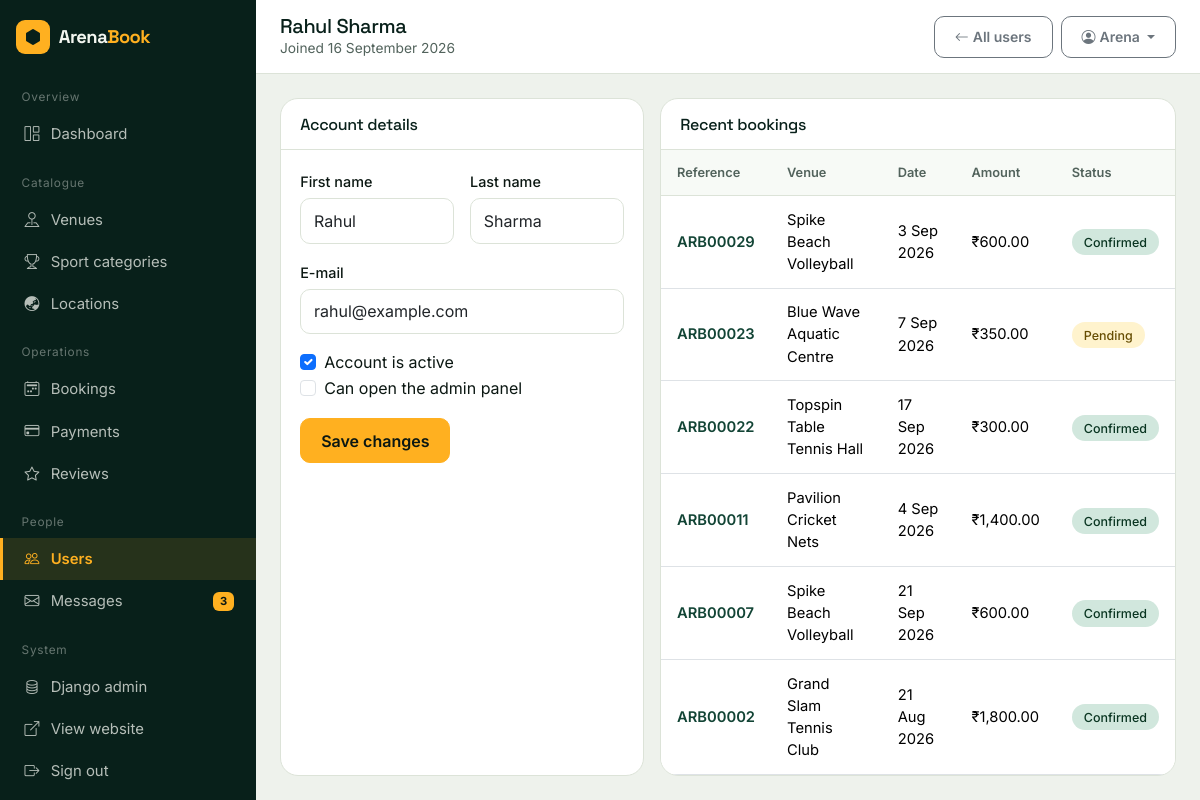
The app's page /dashboard/users/2/edit/ (signed in) with its own data.
### arena/models.py (models this page shows, shortened)
class User(AbstractBaseUser, PermissionsMixin):
    first_name = models.CharField(max_length=60)
    last_name = models.CharField(max_length=60, blank=True)
    email = models.EmailField(unique=True)
    profile_image = models.ImageField(upload_to="profiles/", blank=True, null=True)
    date_joined = models.DateTimeField(default=timezone.now)
    is_active = models.BooleanField(default=True)
    is_staff = models.BooleanField(
        default=False, help_text="Allows access to the ArenaBook admin panel."
    )
    objects = UserManager()
    USERNAME_FIELD = "email"
    REQUIRED_FIELDS = ["first_name"]
    class Meta:
        verbose_name = "User"
        verbose_name_plural = "Users"
        ordering = ["-date_joined"]
    @property
    def full_name(self):
        name = f"{self.first_name} {self.last_name}".strip()
        return name or self.email.split("@")[0]
    def get_short_name(self):
        return self.first_name or self.email.split("@")[0]

class Booking(models.Model):
    PENDING = "pending"
    CONFIRMED = "confirmed"
    CANCELLED = "cancelled"
    STATUS_CHOICES = [
        (PENDING, "Pending"),
        (CONFIRMED, "Confirmed"),
        (CANCELLED, "Cancelled"),
    ]
    user = models.ForeignKey(
        settings.AUTH_USER_MODEL, on_delete=models.CASCADE, related_name="bookings"
    )
    turf = models.ForeignKey(Turf, on_delete=models.CASCADE, related_name="bookings")
    booking_date = models.DateField()
    start_time = models.TimeField()
    end_time = models.TimeField()
    total_amount = models.DecimalField(max_digits=10, decimal_places=2, default=0)
    status = models.CharField(max_length=20, choices=STATUS_CHOICES, default=PENDING)
    created_at = models.DateTimeField(auto_now_add=True)
    class Meta:
        ordering = ["-created_at"]
    @property
    def reference(self):
        return f"ARB{self.pk:05d}"
    @property
    def status_class(self):
        return {
            self.PENDING: "warning",
            self.CONFIRMED: "success",
            self.CANCELLED: "danger",
        }.get(self.status, "secondary")

class Turf(models.Model):
    turf_name = models.CharField(max_length=150)
    description = models.TextField(blank=True)
    category = models.ForeignKey(
        SportCategory, on_delete=models.CASCADE, related_name="turfs"
    )
    address = models.TextField()
    city = models.ForeignKey(City, on_delete=models.SET_NULL, null=True, blank=True)
    state = models.ForeignKey(State, on_delete=models.SET_NULL, null=True, blank=True)
    country = models.ForeignKey(Country, on_delete=models.SET_NULL, null=True, blank=True)
    price_per_hour = models.DecimalField(max_digits=10, decimal_places=2)
    open_time = models.TimeField(default=time(6, 0))
    close_time = models.TimeField(default=time(23, 0))
    image = models.ImageField(upload_to="turfs/", blank=True, null=True)
    created_at = models.DateTimeField(auto_now_add=True)
    capacity = models.PositiveIntegerField(default=10)
    amenities = models.CharField(
        max_length=255,
        blank=True,
        help_text="Comma separated, e.g. Parking, Floodlights, Washroom",
    )
    is_featured = models.BooleanField(default=False)
    is_active = models.BooleanField(default=True)
    class Meta:
        ordering = ["-created_at"]

### arena/dashboard_views.py (the view)
# urls.py: path("dashboard/users/<int:pk>/edit/", dash.admin_user_edit,
@staff_required
def admin_user_edit(request, pk):
    user_obj = get_object_or_404(User, pk=pk)
    form = AdminUserForm(request.POST or None, instance=user_obj)
    if request.method == "POST" and form.is_valid():
        form.save()
        messages.success(request, f"{user_obj.full_name} updated.")
        return redirect("admin_users")
    return render(
        request,
        "dashboard/user_form.html",
        {
            "form": form,
            "user_obj": user_obj,
            "bookings": user_obj.bookings.select_related("turf")[:10],
        },
    )

### arena/forms.py
class AdminUserForm(StyledFormMixin, forms.ModelForm):
    class Meta:
        model = User
        fields = ["first_name", "last_name", "email", "is_active", "is_staff"]

### arena/context_processors.py (called while the page is built)
def site_context(request):
    unread = 0
    if request.user.is_authenticated and request.user.is_staff:
        unread = ContactUs.objects.filter(is_read=False).count()
    return {
        "SITE_NAME": "ArenaBook",
        "SITE_TAGLINE": "Book your game. Own the ground.",
        "nav_categories": SportCategory.objects.all()[:8],
        "unread_messages": unread,
    }

### arena/dashboard_views.py (called while the page is built)
def staff_required(view):
    decorated = user_passes_test(
        lambda u: u.is_authenticated and u.is_staff and u.is_active,
        login_url="login",
    )(view)
    return login_required(decorated, login_url="login")

### arena/templatetags/arena_extras.py (called while the page is built)
@register.filter
def money(value):
    try:
        value = float(value)
    except (TypeError, ValueError):
        return value
    return f"{value:,.2f}"

### templates/dashboard/user_form.html (shortened to what this page needs)
{% extends 'dashboard/base.html' %}
{% load arena_extras %}
{% block page_title %}{{ user_obj.full_name }}{% endblock %}
{% block page_sub %}Joined {{ user_obj.date_joined|date:"j F Y" }}{% endblock %}
{% block top_actions %}
<a href="{% url 'admin_users' %}" class="btn btn-sm btn-outline-secondary"><i class="bi bi-arrow-left me-1"></i>All users</a>
{% endblock %}
{% block content %}
<div class="row g-3">
    <div class="col-lg-5">
        <div class="panel">
            <div class="panel-head"><h5>Account details</h5></div>
            <div class="panel-body">
                <form method="post" novalidate>
                    <div class="row g-3">
                        <div class="col-sm-6">
                            <label class="form-label" for="{{ form.first_name.id_for_label }}">First name</label>
                            {{ form.first_name }}
                        </div>
                        <div class="col-sm-6">
                            <label class="form-label" for="{{ form.last_name.id_for_label }}">Last name</label>
                            {{ form.last_name }}
                        </div>
                        <div class="col-12">
                            <label class="form-label" for="{{ form.email.id_for_label }}">E-mail</label>
                            {{ form.email }}
                        </div>
                    </div>
                    <div class="form-check mt-3">
                        {{ form.is_active }}
                        <label class="form-check-label" for="{{ form.is_active.id_for_label }}">Account is active</label>
                    </div>
                    <div class="form-check">
                        {{ form.is_staff }}
                        <label class="form-check-label" for="{{ form.is_staff.id_for_label }}">Can open the admin panel</label>
                    </div>
                    <button class="btn btn-amber mt-3">Save changes</button>
                </form>
            </div>
        </div>
    </div>
    <div class="col-lg-7">
        <div class="panel">
            <div class="panel-head"><h5>Recent bookings</h5></div>
            <div class="table-responsive">
                <table class="table">
                    <thead><tr><th>Reference</th><th>Venue</th><th>Date</th><th>Amount</th><th>Status</th></tr></thead>
                    <tbody>
                        {% for booking in bookings %}
                        <tr>
                            <td><a href="{% url 'admin_booking_detail' booking.pk %}" class="text-pitch fw-semibold">{{ booking.reference }}</a></td>
                            <td class="small">{{ booking.turf.turf_name }}</td>
                            <td class="small">{{ booking.booking_date|date:"j M Y" }}</td>
                            <td>₹{{ booking.total_amount|money }}</td>
                            <td><span class="badge-status bg-{{ booking.status_class }}-subtle text-{{ booking.status_class }}-emphasis">{{ booking.get_status_display }}</span></td>
                        </tr>
                        {% empty %}
                        <tr><td colspan="5" class="text-center text-muted-soft py-4">This user has not booked anything yet.</td></tr>
                        {% endfor %}
                    </tbody>
                </table>
            </div>
        </div>
    </div>
</div>
{% endblock %}

### templates/dashboard/base.html (shortened to what this page needs)
{% load static %}<!DOCTYPE html>
<html lang="en">
<head>
    <link href="https://cdn.jsdelivr.net/npm/bootstrap@5.3.3/dist/css/bootstrap.min.css" rel="stylesheet">
    <link href="https://cdn.jsdelivr.net/npm/bootstrap-icons@1.11.3/font/bootstrap-icons.css" rel="stylesheet">
    <link rel="stylesheet" href="{% static 'css/style.css' %}">
</head>
<body class="admin-body">
{% with url_name=request.resolver_match.url_name %}
<div class="admin-shell">
    <aside class="admin-side" id="adminSide">
        <a href="{% url 'home' %}" class="navbar-brand px-3 mb-3 d-flex">
            <span class="brand-mark"><i class="bi bi-hexagon-fill"></i></span>
            <span class="brand-text">Arena<span class="brand-accent">Book</span></span>
        </a>
        <div class="side-group">Overview</div>
        <a href="{% url 'dashboard' %}" class="side-link {% if url_name == 'dashboard' %}active{% endif %}"><i class="bi bi-grid-1x2"></i>Dashboard</a>
        <div class="side-group">Catalogue</div>
        <a href="{% url 'admin_turfs' %}" class="side-link {% if 'turf' in url_name %}active{% endif %}"><i class="bi bi-pin-map"></i>Venues</a>
        <a href="{% url 'admin_categories' %}" class="side-link {% if 'categor' in url_name %}active{% endif %}"><i class="bi bi-trophy"></i>Sport categories</a>
        <a href="{% url 'admin_locations' %}" class="side-link {% if 'location' in url_name %}active{% endif %}"><i class="bi bi-globe-asia-australia"></i>Locations</a>
        <div class="side-group">Operations</div>
        <a href="{% url 'admin_bookings' %}" class="side-link {% if 'booking' in url_name %}active{% endif %}"><i class="bi bi-calendar2-week"></i>Bookings</a>
        <a href="{% url 'admin_payments' %}" class="side-link {% if 'payment' in url_name %}active{% endif %}"><i class="bi bi-credit-card"></i>Payments</a>
        <a href="{% url 'admin_reviews' %}" class="side-link {% if 'review' in url_name %}active{% endif %}"><i class="bi bi-star"></i>Reviews</a>
        <div class="side-group">People</div>
        <a href="{% url 'admin_users' %}" class="side-link {% if 'user' in url_name %}active{% endif %}"><i class="bi bi-people"></i>Users</a>
        <a href="{% url 'admin_messages' %}" class="side-link {% if 'message' in url_name %}active{% endif %}">
            <i class="bi bi-envelope"></i>Messages
            {% if unread_messages %}<span class="badge bg-amber text-ink">{{ unread_messages }}</span>{% endif %}
        </a>
        <div class="side-group">System</div>
        <a href="/django-admin/" class="side-link"><i class="bi bi-database"></i>Django admin</a>
        <a href="{% url 'home' %}" class="side-link"><i class="bi bi-box-arrow-up-right"></i>View website</a>
        <a href="{% url 'logout' %}" class="side-link"><i class="bi bi-box-arrow-right"></i>Sign out</a>
    </aside>
    <div class="admin-main">
        <header class="admin-top">
            <div class="d-flex align-items-center gap-3">
                <div>
                    <h1>{% block page_title %}Dashboard{% endblock %}</h1>
                    <div class="sub">{% block page_sub %}{% endblock %}</div>
                </div>
            </div>
            <div class="d-flex align-items-center gap-2">
                {% block top_actions %}{% endblock %}
                <div class="dropdown">
                    <button class="btn btn-sm btn-outline-secondary dropdown-toggle" data-bs-toggle="dropdown">
                        <i class="bi bi-person-circle me-1"></i>{{ user.get_short_name }}
                    </button>
                </div>
            </div>
        </header>
        <div class="admin-content">
            {% block content %}{% endblock %}
        </div>
    </div>
</div>
{% endwith %}
</body>
</html>

### static/css/style.css (style rules this page uses)
:root { --pitch-900: #08201A; --pitch-800: #0D2E24; --pitch-700: #124435; --pitch-500: #1D7A56; --pitch-300: #4FBF8B; --chalk: #F3F6F0; --chalk-line: #DCE3D8; --paper: #FFFFFF; --amber: #FFB020; --amber-dark: #E0940A; --clay: #C96A3E; --ink: #0B1712; --ink-soft: #52635C; --radius: 10px; --radius-lg: 18px; --shadow-soft: 0 10px 30px -18px rgba(8, 32, 26, .45); --shadow-lift: 0 22px 44px -26px rgba(8, 32, 26, .55); --font-display: 'Space Grotesk', 'Segoe UI', sans-serif; --font-body: 'Inter', 'Segoe UI', sans-serif; }
* { box-sizing: border-box; }
body { font-family: var(--font-body); background: var(--chalk); color: var(--ink); display: flex; flex-direction: column; min-height: 100vh; -webkit-font-smoothing: antialiased; }
h1, h2, h3, h4, h5, h6, .display-font { font-family: var(--font-display); letter-spacing: -.02em; color: var(--pitch-900); }
a { text-decoration: none; }
.btn { font-weight: 600; border-radius: var(--radius); padding: .6rem 1.25rem; }
.btn-amber { background: var(--amber); border: 1px solid var(--amber); color: var(--ink); }
.bg-amber { background: var(--amber) !important; }
.text-ink { color: var(--ink) !important; }
.text-pitch { color: var(--pitch-700) !important; }
.navbar-brand { display: flex; align-items: center; gap: .55rem; }
.brand-mark { width: 34px; height: 34px; display: grid; place-items: center; background: var(--amber); color: var(--pitch-900); border-radius: 9px; font-size: 1rem; }
.brand-text { font-family: var(--font-display); font-weight: 700; font-size: 1.3rem; color: var(--chalk); letter-spacing: -.03em; }
.brand-accent { color: var(--amber); }
.form-control, .form-select { border-radius: var(--radius); border: 1px solid var(--chalk-line); padding: .6rem .8rem; }
.form-label { font-weight: 500; font-size: .9rem; margin-bottom: .35rem; }
.badge-status { border-radius: 30px; padding: .35rem .75rem; font-weight: 500; font-size: .78rem; }
.admin-body { background: #EEF2EC; }
.admin-shell { display: flex; min-height: 100vh; }
.admin-side { width: 256px; flex: 0 0 256px; background: var(--pitch-900); color: rgba(243, 246, 240, .78); padding: 1.25rem 0; position: sticky; top: 0; height: 100vh; overflow-y: auto; }
.admin-side .brand-text { font-size: 1.15rem; }
.admin-side .side-group { color: rgba(243, 246, 240, .4); font-size: .74rem; padding: 1.2rem 1.35rem .4rem; letter-spacing: .06em; }
.side-link { display: flex; align-items: center; gap: .7rem; padding: .62rem 1.35rem; color: rgba(243, 246, 240, .74); font-size: .93rem; border-left: 3px solid transparent; }
.side-link.active { background: rgba(255, 176, 32, .12); border-left-color: var(--amber); color: var(--amber); font-weight: 600; }
.side-link .badge { margin-left: auto; }
.admin-main { flex: 1; min-width: 0; }
.admin-top { background: #fff; border-bottom: 1px solid var(--chalk-line); padding: .9rem 1.5rem; display: flex; align-items: center; justify-content: space-between; gap: 1rem; position: sticky; top: 0; z-index: 1030; }
.admin-top h1 { font-size: 1.25rem; margin: 0; }
.admin-top .sub { color: var(--ink-soft); font-size: .86rem; }
.admin-content { padding: 1.5rem; }
.panel { background: #fff; border: 1px solid var(--chalk-line); border-radius: var(--radius-lg); overflow: hidden; height: 100%; }
.panel-head { padding: .95rem 1.2rem; border-bottom: 1px solid var(--chalk-line); display: flex; align-items: center; justify-content: space-between; gap: .75rem; }
.panel-head h5 { margin: 0; font-size: 1rem; }
.panel-body { padding: 1.2rem; }
.table { margin: 0; }
.table > :not(caption) > * > * { padding: .8rem 1rem; }
.table thead th { background: #F7FAF6; color: var(--ink-soft); font-weight: 600; font-size: .8rem; border-bottom: 1px solid var(--chalk-line); white-space: nowrap; }
.table td { vertical-align: middle; font-size: .92rem; }

### records on screen
User: full_name "Rahul Sharma", date_joined "16 September 2026", first_name "Rahul", last_name "Sharma", email "rahul@example.com", is_active "☑"
User: get_short_name "Arena"
Booking: reference "ARB00029", turf.turf_name "Spike Beach Volleyball", booking_date "3 Sep 2026", total_amount "600.00", status "Confirmed"
Booking: reference "ARB00023", turf.turf_name "Blue Wave Aquatic Centre", booking_date "7 Sep 2026", total_amount "350.00", status "Pending"
Booking: reference "ARB00022", turf.turf_name "Topspin Table Tennis Hall", booking_date "17 Sep 2026", total_amount "300.00", status "Confirmed"
Booking: reference "ARB00011", turf.turf_name "Pavilion Cricket Nets", booking_date "4 Sep 2026", total_amount "1,400.00", status "Confirmed"
Booking: reference "ARB00007", turf.turf_name "Spike Beach Volleyball", booking_date "21 Sep 2026", total_amount "600.00", status "Confirmed"
Booking: reference "ARB00002", turf.turf_name "Grand Slam Tennis Club", booking_date "21 Aug 2026", total_amount "1,800.00", status "Confirmed"

### other values on screen
{{ unread_messages }} "3"
